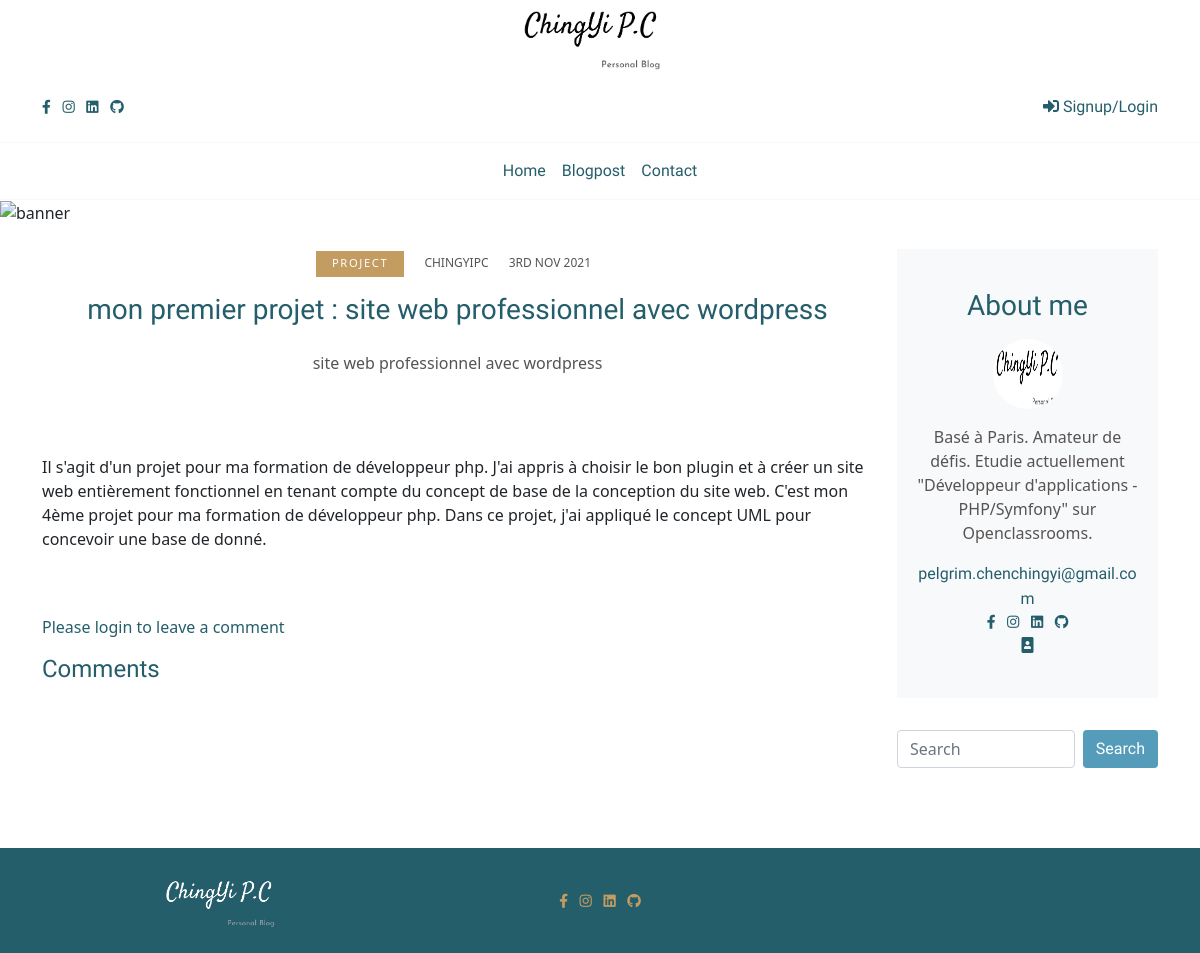
The app's page /project5PhpBlog/index.php?action=post&id=47 with its own data.
### tables this page shows
CREATE TABLE `post` (
  `id` int(11) NOT NULL,
  `title` varchar(200) NOT NULL,
  `chapo` longtext NOT NULL,
  `content` longtext NOT NULL,
  `image` varchar(255) DEFAULT NULL,
  `date_create` datetime NOT NULL,
  `date_update` datetime NOT NULL DEFAULT CURRENT_TIMESTAMP,
  `user_id` int(11) NOT NULL,
  `category` varchar(45) NOT NULL
);

CREATE TABLE `user` (
  `id` int(11) NOT NULL,
  `first_name` varchar(45) NOT NULL,
  `last_name` varchar(60) NOT NULL,
  `user_name` varchar(60) NOT NULL,
  `email` varchar(100) NOT NULL,
  `password` varchar(255) NOT NULL,
  `date_create` datetime NOT NULL,
  `user_type_id` int(11) DEFAULT '2',
  `reset_token` varchar(255) DEFAULT NULL
);

### project5PhpBlog/src/controllers/FrontendControllers.php (called while the page is built, shortened)
<?php
class FrontendControllers
{
    public function listAPost()
    {
        $postManager = new PostManager();
        $post = $postManager->getPost($_GET['id']);
        require('src/views/frontend/singlepost.php');
    }
}

### project5PhpBlog/src/models/postManager.php (called while the page is built, shortened)
<?php
class PostManager extends DatabaseManager
{
    function getPost($postId)
    {
        $db = $this->dbConnect();
        $statement = $db->prepare('SELECT post.id, image,title, category, chapo, USER.user_name, content,  DATE_FORMAT(post.date_create, "%D %b %Y") AS creation_date
    FROM `post` JOIN USER WHERE USER.id = `post`.`user_id` AND post.id=?');
        $statement->execute(array($postId));
        $values = $statement->fetch(PDO::FETCH_ASSOC);
        $post = new Posts($values);
        return $post;
    }
}

### project5PhpBlog/src/models/Posts.php (called while the page is built, shortened)
<?php
class Posts
{
    private $title;
    private $category;
    private $chapo;
    private $user_name;
    private $content;
    private $creation_date;
    public function hydrate(array $values)
    {
        foreach ($values as $key => $value) {
            $pieces = explode('_', $key);
            foreach ($pieces as $piece) {
                if (count($pieces) == 1) {
                    $method = 'set' . ucfirst($pieces[0]);
                }
                if (count($pieces) == 2) {
                    $method = 'set' . ucfirst($pieces[0]) . ucfirst($pieces[1]);
                }
            }
        }
    }
    public function setId($id)
    {
        $id = (int) $id;
    }
    public function setTitle($title)
    {
        if (is_string($title)) {
            $this->title = $title;
        }
    }
    public function getTitle()
    {
        return $this->title;
    }
    public function setCategory($category)
    {
        if (is_string($category)) {
            $this->category = $category;
        }
    }
    public function getCategory()
    {
        return $this->category;
    }
    public function setChapo($chapo)
    {
        if (is_string($chapo)) {
            $this->chapo = $chapo;
        }
    }
    public function getChapo()
    {
        return $this->chapo;
    }
    public function setUserName($user_name)
    {
        if (is_string($user_name)) {
            $this->user_name = $user_name;
        }
    }
    public function getUserName()
    {
        return $this->user_name;
    }
    public function setContent($content)
    {
        if (is_string($content)) {
            $this->content = $content;
        }
    }
    public function getContent()
    {
        return $this->content;
    }
    public function setCreationDate($creation_date)
    {
        $this->creation_date = $creation_date;
    }
    public function getCreationDate()
    {
        return $this->creation_date;
    }
}

### project5PhpBlog/src/views/frontend/singlepost.php (the view, shortened to what this page needs)
<div class="pb-4 "><img class="img-fluid" src="public/img/sea.png" alt="banner" /></div>
<section class="pb-5">
    <div class="container pb-4">
        <div class="row">
            <div class="col-lg-9 mb-5 mb-lg-0 mx-auto">
                <div class="row mb-5">
                    <div class="col-lg-12 text-center">
                        <ul class="list-inline">
                            <li class="list-inline-item mr-2 category font-weight-normal"> <?php echo $post->getCategory();?> </li>
                            <li class="list-inline-item mx-2 text-uppercase meta font-weight-normal"><?php echo $post->getUserName(); ?></li>
                            <li class="list-inline-item mx-2 text-uppercase meta font-weight-normal"><?php echo $post->getCreationDate(); ?></li>
                        </ul>
                    </div>
                    <div class="col-lg-12 text-center">
                        <h2 class="h3 mb-4"> <a class="d-block blogtitle" href=""><?php echo $post->getTitle(); ?></a></h2>
                        <p class="blogtext"><?php echo $post->getChapo();?></p>
                    </div>
                    <div class="col-lg-12 text-center"><a class="d-block post-trending mb-4" href=""><img class="img-fluid w-100" src="<?php echo $post->getImage(); ?>" alt="" /></a>
                    </div>
                    <div class="col-lg-12">
                        <p class="blogtext"><?php echo $post->getContent();?></p>
                    </div>
                </div>
                <?php if (!empty($_SESSION['username'])) : ?>
                    <?php if (isset($_SESSION['success_message']) && !empty($_SESSION['success_message'])) { ?>
                        <div class="success-message" style="margin-bottom: 15px;font-size: 20px;color: green;"><?php echo $_SESSION['success_message']; ?></div>
                    <?php
                        unset($_SESSION['success_message']);
                    }
                    ?>
                    <form method="post" action="index.php?action=leavecomment&amp;id=<?= $post->getId(); ?>">
                        <h3 class="cardtitle">Leave a comment</h3>
                        <div class="row mb-3">
                            <div class="col-lg-12 mb-3">
                                <input class="form-control" type="text" name="author" placeholder="Full Name e.g. Jason Doe" value="<?= $_SESSION['username'] ?>" required>
                            </div>
                            <div class="col-lg-12 mb-3">
                                <textarea class="form-control" name="comment" rows="5" placeholder="Leave your comment" value="<?= $comment ?>" required></textarea>
                            </div>
                            <div class="col-lg-12 mb-3">
                                <button class="btn button" type="submit">Submit your comment</button>
                            </div>
                        </div>
                    </form>
                <?php else : ?>
                    <p class="admin-title">Please login to leave a comment</p>
                <?php endif; ?>
                <h3 class="h4 mb-4 cardtitle">Comments</h3>
            </div>
            <?php include_once 'src/views/frontend/_about.php'; ?>
        </div>
</section>
<?php require('src/views/frontend/_frontendLayout.php'); ?>

### project5PhpBlog/public/css/style.css (style rules this page uses)
section { overflow: hidden; position: relative; }
.cardtitle { font-family: "Satisfy", sans-serif; color: #255e6b; }
.category { padding: 0.3rem 1rem; text-decoration: none; color: #fff; background: #c39c62; text-transform: uppercase; letter-spacing: 0.1rem; font-size: 0.7rem; }
.meta { text-transform: uppercase; text-decoration: none; color: #575353; font-size: 0.75rem; }
.blogtitle { font-family: "Satisfy", sans-serif; text-decoration: none; color: #255e6b; }
.blogtext { color: #575353; }
.admin-title { color: #255e6b; }

### records on screen
post: category "PROJECT", user.user_name "CHINGYIPC", title "mon premier projet : site web professionnel avec wordpress", chapo "site web professionnel avec wordpress", content "Il s'agit d'un projet pour ma formation de développeur php. J'ai appris à choisir le bon plugin et à créer un site web entièrement fonctionnel en tenant compte du concept de base de la conception du site web. C'est mon 4ème projet pour ma formation de développeur php. Dans ce projet, j'ai appliqué le concept UML pour concevoir une base de donné."

### other values on screen
$post->getCreationDate() "3RD NOV 2021"
